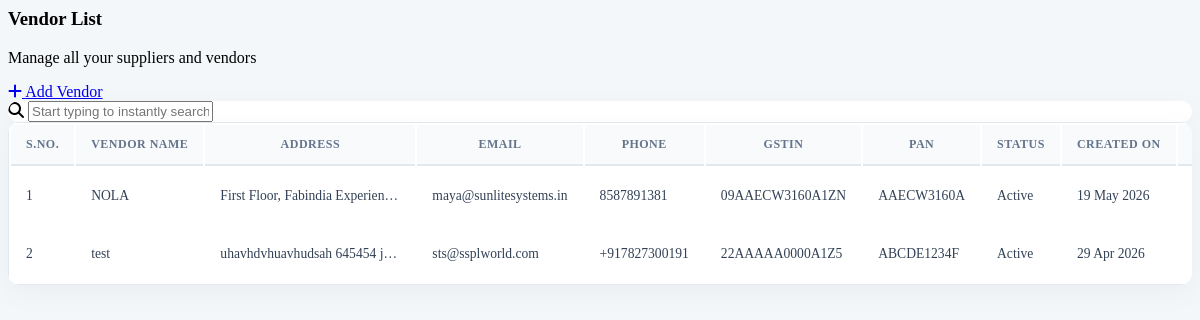
The app's page /view_vendors.php with its own data.
### tables this page shows
CREATE TABLE `vendors` (
  `id` int(11) NOT NULL,
  `vendor_name` varchar(255) NOT NULL,
  `address` text NOT NULL,
  `gstin` varchar(50) NOT NULL,
  `pan` varchar(50) NOT NULL,
  `email` varchar(100) DEFAULT NULL,
  `phone` varchar(20) DEFAULT NULL,
  `status` enum('Active','Inactive') DEFAULT 'Active',
  `created_at` timestamp NULL DEFAULT current_timestamp()
);

### view_vendors.php (the view, shortened to what this page needs)
<?php
$query = "SELECT * FROM vendors ORDER BY id DESC";
$result = mysqli_query($conn, $query);
?>
<link rel="stylesheet" href="https://cdnjs.cloudflare.com/ajax/libs/font-awesome/6.4.2/css/all.min.css">
<div class="container-fluid mt-4 mb-5">
    <div class="d-flex flex-column flex-md-row justify-content-between align-items-md-center mb-4 px-2 gap-3">
        <div>
            <h3 class="fw-bold text-dark mb-1">Vendor List</h3>
            <p class="text-muted small mb-0">Manage all your suppliers and vendors</p>
        </div>
        <div>
            <a href="vendor_register.php" class="btn btn-primary rounded-pill px-4 py-2 fw-semibold shadow-sm">
                <i class="fas fa-plus me-2"></i> Add Vendor
            </a>
        </div>
    </div>
    <div class="card list-card mb-4">
        <div class="card-body p-3">
            <div class="input-group">
                <span class="input-group-text bg-transparent border-end-0 text-muted"><i class="fas fa-search"></i></span>
                <input type="text" id="liveSearchInput" class="form-control border-start-0 shadow-none py-2" placeholder="Start typing to instantly search Vendor Name, GSTIN, Email, Phone or PAN...">
            </div>
        </div>
    </div>
    <div class="card list-card">
        <div class="card-body p-0">
            <div class="table-responsive">
                <table class="table table-hover table-bordered mb-0 align-middle" id="vendorTable">
                    <thead>
                        <tr>
                            <th class="text-center">S.No.</th>
                            <th>Vendor Name</th>
                            <th>Address</th>
                            <th>Email</th>
                            <th>Phone</th>
                            <th>GSTIN</th>
                            <th>PAN</th>
                            <th class="text-center">Status</th>
                            <th>Created On</th>
                            <th class="text-center" style="min-width: 100px;">Actions</th>
                        </tr>
                    </thead>
                    <tbody>
                        <?php if($result && mysqli_num_rows($result) > 0): ?>
                            <?php
                                $sr_no = 1;
                                while($row = mysqli_fetch_assoc($result)):
                                $vendorName = htmlspecialchars($row['vendor_name']);
                                $address = htmlspecialchars($row['address']);
                            ?>
                            <tr class="searchable-row">
                                <td class="text-center fw-bold text-muted"><?= $sr_no++; ?></td>
                                <td>
                                    <div class="fw-bold text-primary truncate-text" title="<?= $vendorName ?>">
                                        <?= $vendorName ?>
                                    </div>
                                </td>
                                <td>
                                    <div class="text-muted truncate-text" title="<?= $address ?>">
                                        <?= $address ?>
                                    </div>
                                </td>
                                <td><?= htmlspecialchars($row['email']) ?: '<span class="text-muted">N/A</span>' ?></td>
                                <td class="text-nowrap"><?= htmlspecialchars($row['phone']) ?: '<span class="text-muted">N/A</span>' ?></td>
                                <td class="fw-bold text-dark text-nowrap"><?= htmlspecialchars($row['gstin']) ?></td>
                                <td class="text-nowrap"><?= htmlspecialchars($row['pan']) ?></td>
                                <td class="text-center">
                                    <?php if($row['status'] == 'Active'): ?>
                                        <span class="badge bg-success bg-opacity-10 text-success border border-success border-opacity-25 px-2 py-1">Active</span>
                                    <?php else: ?>
                                        <span class="badge bg-danger bg-opacity-10 text-danger border border-danger border-opacity-25 px-2 py-1">Inactive</span>
                                    <?php endif; ?>
                                </td>
                                <td class="text-muted text-nowrap"><?= date('d M Y', strtotime($row['created_at'])) ?></td>
                                <td class="text-center text-nowrap">
                                </td>
                            </tr>
                            <?php endwhile; ?>
                        <?php endif; ?>
                    </tbody>
                </table>
            </div>
        </div>
    </div>
</div>

### view_vendors.php (style rules this page uses)
.list-card { border-radius: 12px; border: none; box-shadow: 0 8px 30px rgba(0, 0, 0, 0.04); background: #fff; overflow: hidden; }
.table-bordered { border: 1px solid #e2e8f0; }
.table-bordered th, .table-bordered td { border-color: #e2e8f0; }
.table thead th { background-color: #f8fafc; text-transform: uppercase; font-size: 0.75rem; letter-spacing: 0.5px; color: #64748b; padding: 12px 15px; white-space: nowrap; border-bottom: 2px solid #e2e8f0 !important; }
.table tbody td { padding: 12px 15px; vertical-align: middle; font-size: 0.85rem; color: #334155; }
.truncate-text { max-width: 180px; white-space: nowrap; overflow: hidden; text-overflow: ellipsis; display: block; }

### records on screen
vendors: vendor_name "NOLA", address "First Floor, Fabindia Experien…", email "maya@sunlitesystems.in", phone "8587891381", gstin "09AAECW3160A1ZN", pan "AAECW3160A", status "Active", created_at "19 May 2026"
vendors: vendor_name "test", address "uhavhdvhuavhudsah 645454 j…", email "sts@ssplworld.com", phone "+917827300191", gstin "22AAAAA0000A1Z5", pan "ABCDE1234F", status "Active", created_at "29 Apr 2026"
